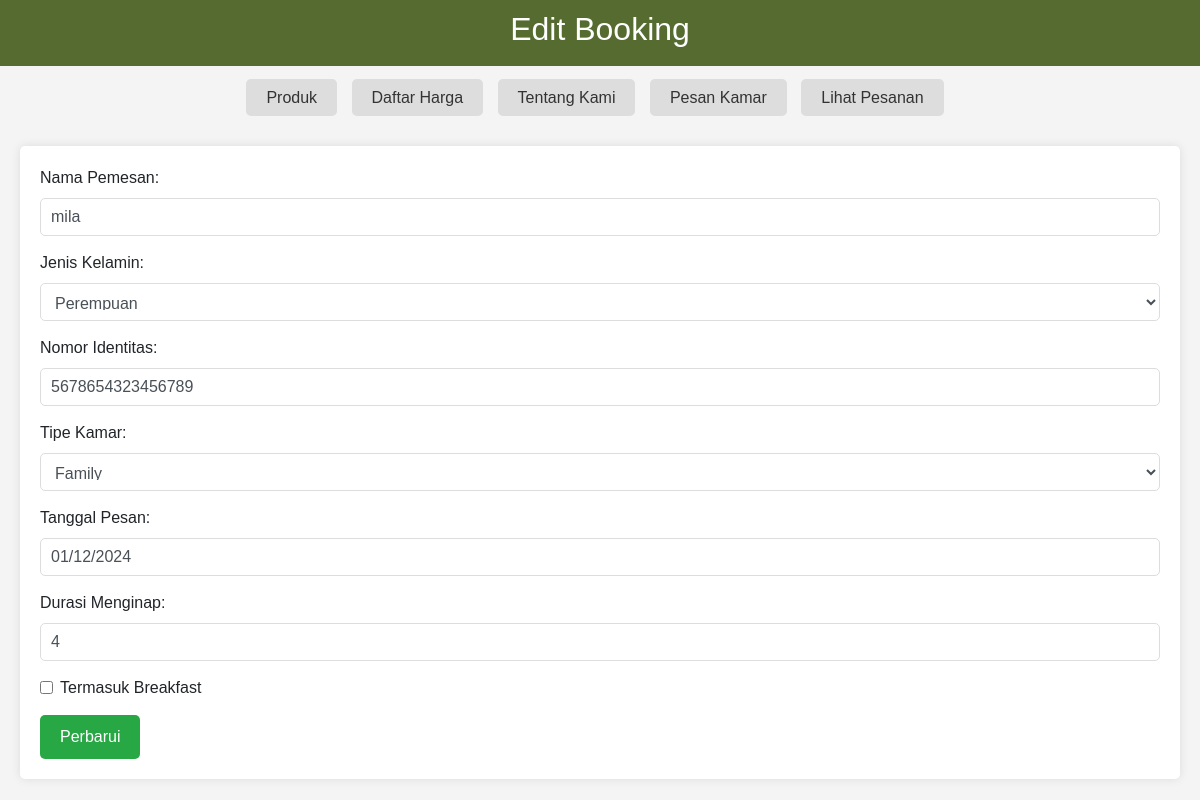
Screenshot of /edit_booking.php?id=15 with the database file from the repository.
### tables this page shows
CREATE TABLE `bookings` (
  `id` int(11) NOT NULL,
  `nama_pemesan` varchar(255) NOT NULL,
  `jenis_kelamin` enum('laki','perempuan') NOT NULL,
  `nomor_identitas` char(16) NOT NULL,
  `tipe_kamar` enum('standar','deluxe','family') NOT NULL,
  `tanggal_pesan` date NOT NULL,
  `durasi_menginap` int(11) NOT NULL,
  `termasuk_breakfast` tinyint(1) NOT NULL,
  `diskon` decimal(10,2) NOT NULL,
  `total_bayar` decimal(10,2) NOT NULL
);

### edit_booking.php (the view, shortened to what this page needs)
<?php
include 'db_connection.php';
if ($_SERVER["REQUEST_METHOD"] == "POST") {
    $id = $_POST['id'];
    $nama = $_POST['nama'];
    $jenis_kelamin = $_POST['jenis_kelamin'];
    $nomor_identitas = $_POST['nomor_identitas'];
    $tipe_kamar = $_POST['tipe_kamar'];
    $tanggal_pesan = date('Y-m-d', strtotime(str_replace('/', '-', $_POST['tanggal_pesan'])));
    $durasi_menginap = $_POST['durasi_menginap'];
    $breakfast = isset($_POST['breakfast']) ? 1 : 0;
    $harga = 0;
    if ($tipe_kamar === 'standar') {
        $harga = 500000;
    } else if ($tipe_kamar === 'deluxe') {
        $harga = 800000;
    } else if ($tipe_kamar === 'family') {
        $harga = 1200000;
    }
    $total_bayar = $harga * $durasi_menginap;
    $diskon = 0;
    if ($durasi_menginap > 3) {
        $diskon = 10;
        $total_bayar *= 0.9;
    }
    if ($breakfast) {
        $breakfastDays = $durasi_menginap > 3 ? 3 : $durasi_menginap;
        $total_bayar += 80000 * $breakfastDays;
    }
    $sql = "UPDATE bookings SET nama_pemesan='$nama', jenis_kelamin='$jenis_kelamin', nomor_identitas='$nomor_identitas', tipe_kamar='$tipe_kamar', tanggal_pesan='$tanggal_pesan', durasi_menginap='$durasi_menginap', termasuk_breakfast='$breakfast', diskon='$diskon', total_bayar='$total_bayar' WHERE id='$id'";
    if ($conn->query($sql) === TRUE) {
        echo "Pemesanan berhasil diperbarui!";
    } else {
        echo "Error: " . $sql . "<br>" . $conn->error;
    }
    $conn->close();
} else {
    $id = $_GET['id'];
    $sql = "SELECT * FROM bookings WHERE id='$id'";
    $result = $conn->query($sql);
    if ($result->num_rows > 0) {
        $row = $result->fetch_assoc();
        ?>
        <!DOCTYPE html>
        <html>
        <head>
            <link href="https://stackpath.bootstrapcdn.com/bootstrap/4.5.2/css/bootstrap.min.css" rel="stylesheet">
        </head>
        <body>
            <header>
                <h2>Edit Booking</h2>
            </header>
            <nav>
                <ul>
                    <li><a href="produk.php">Produk</a></li>
                    <li><a href="harga.php">Daftar Harga</a></li>
                    <li><a href="tentang.php">Tentang Kami</a></li>
                    <li><a href="index.php">Pesan Kamar</a></li>
                    <li><a href="view_bookings.php">Lihat Pesanan</a></li>
                </ul>
            </nav>
            <section>
                <form method="post" action="edit_booking.php">
                    <div class="form-group">
                        <label for="nama">Nama Pemesan:</label>
                        <input type="text" class="form-control" id="nama" name="nama" value="<?php echo $row['nama_pemesan']; ?>" required>
                    </div>
                    <div class="form-group">
                        <label for="jenis_kelamin">Jenis Kelamin:</label>
                        <select class="form-control" id="jenis_kelamin" name="jenis_kelamin">
                            <option value="perempuan" <?php if ($row['jenis_kelamin'] == 'perempuan') echo 'selected'; ?>>Perempuan</option>
                        </select>
                    </div>
                    <div class="form-group">
                        <label for="nomor_identitas">Nomor Identitas:</label>
                        <input type="text" class="form-control" id="nomor_identitas" name="nomor_identitas" value="<?php echo $row['nomor_identitas']; ?>" pattern="\d{16}" title="Isian salah..data harus 16 digit" required>
                    </div>
                    <div class="form-group">
                        <label for="tipe_kamar">Tipe Kamar:</label>
                        <select class="form-control" id="tipe_kamar" name="tipe_kamar">
                            <option value="family" <?php if ($row['tipe_kamar'] == 'family') echo 'selected'; ?>>Family</option>
                        </select>
                    </div>
                    <div class="form-group">
                        <label for="tanggal_pesan">Tanggal Pesan:</label>
                        <input type="text" class="form-control" id="tanggal_pesan" name="tanggal_pesan" value="<?php echo date('d/m/Y', strtotime($row['tanggal_pesan'])); ?>" placeholder="dd/mm/yyyy" required>
                    </div>
                    <div class="form-group">
                        <label for="durasi_menginap">Durasi Menginap:</label>
                        <input type="number" class="form-control" id="durasi_menginap" name="durasi_menginap" value="<?php echo $row['durasi_menginap']; ?>" required>
                    </div>
                 <div class="form-group form-check">
                <input type="checkbox" class="form-check-input" id="breakfast" name="breakfast">
                <label class="form-check-label" for="breakfast">Termasuk Breakfast</label>
                 </div>
                    <button type="submit" class="btn btn-success">Perbarui</button>
                </form>
            </section>
        </body>
        </html>
        <?php
    } else {
        echo "Pesanan tidak ditemukan.";
    }
}
?>

### edit_booking.php (style rules this page uses)
body { font-family: Arial, sans-serif; background-color: #f4f4f4; margin: 0; padding: 0; }
header { background-color: #556B2F; color: #fff; padding: 10px 0; text-align: center; }
nav { text-align: center; margin: 20px 0; }
nav ul { list-style: none; padding: 0; display: inline-block; }
nav ul li { display: inline; margin-right: 10px; }
nav ul li a { color: #333; text-decoration: none; padding: 10px 20px; background-color: #ddd; border-radius: 5px; }
section { padding: 20px; margin: 20px; background-color: #fff; border-radius: 5px; box-shadow: 0 0 10px rgba(0, 0, 0, 0.1); }
.form-group { margin-bottom: 15px; }
.form-control { width: 100%; padding: 10px; margin-bottom: 10px; border: 1px solid #ddd; border-radius: 5px; }
.btn { padding: 10px 20px; border: none; border-radius: 5px; cursor: pointer; }
.btn-success { background-color: #28a745; color: #fff; }

### rows the page displays
bookings: nama "mila", jenis_kelamin "Perempuan", nomor_identitas "5678654323456789", tipe_kamar "Family", tanggal_pesan "01/12/2024", durasi_menginap "4"
